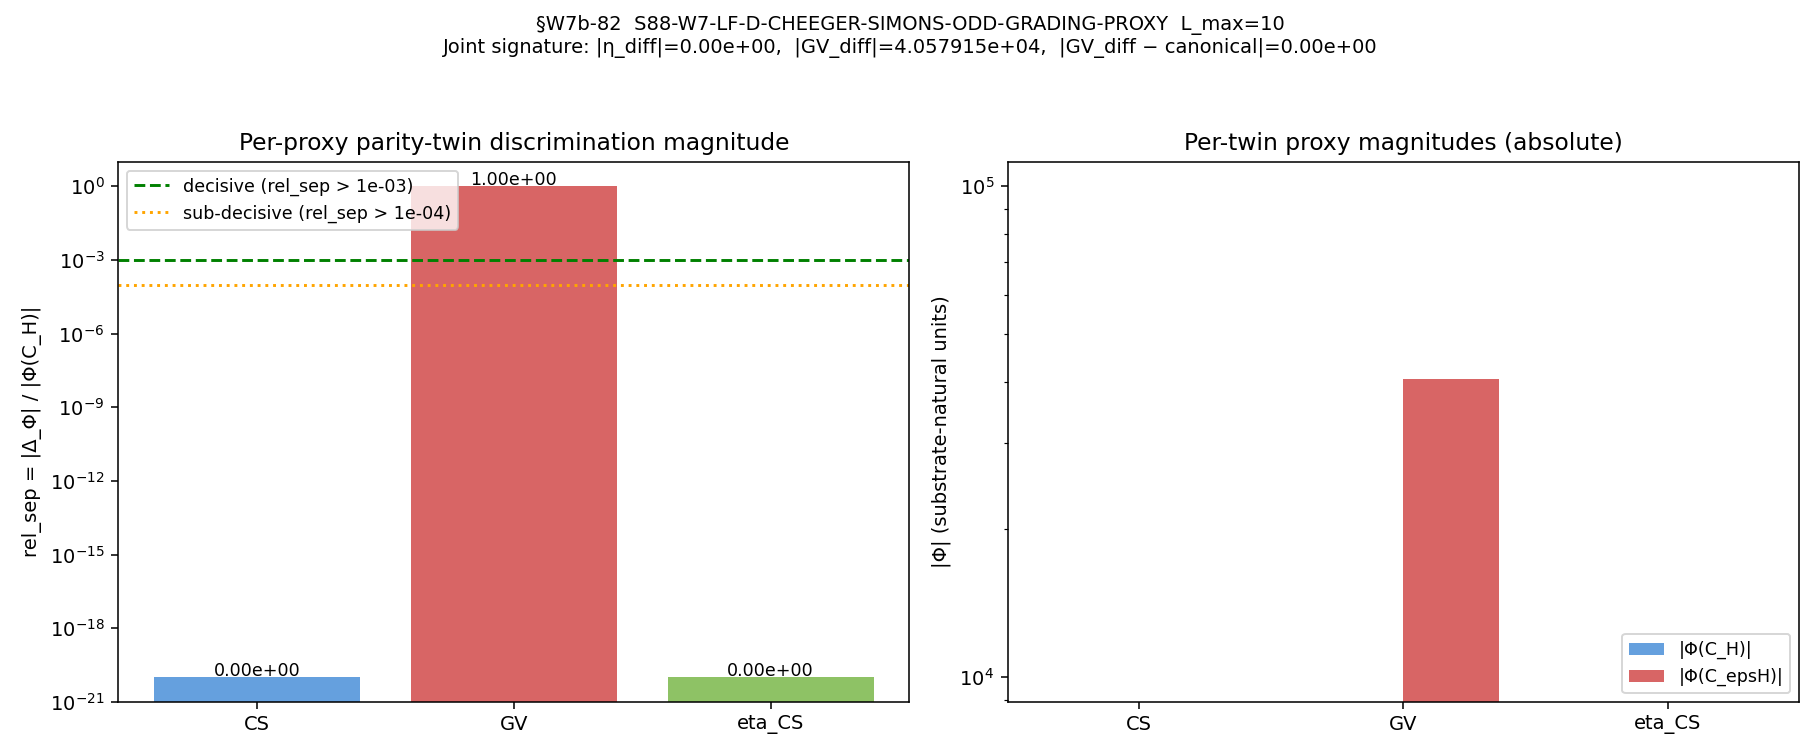

Generate this figure with Python:
"""S88 W7b §W7b-82 — S88-W7-LF-D-CHEEGER-SIMONS-ODD-GRADING-PROXY

Three odd-grading proxies {Cheeger-Simons (CS), GV-Heitsch (GV),
eta-Cheeger-Simons (eta_CS, APS 1975)} on (C_H, C_epsH) parity-twin
discrimination on the KO-dim 6 spectral triple (A_K, H_K, D_K).

Plan section: sessions/session-plan/session-88-plan-w7b.md  §W7b-82
                lines 391-509.

Hypothesis (H1+H2+H3): the parity-twin pair (C_H, C_epsH) is detected
by AT LEAST one of the three ODD-grading proxies (rel_sep > 1e-3) while
the EVEN-grading eta-invariant returns ZERO discrimination per the
W-11 RULE-2 STRENGTHENED parity-blindness theorem.

Substrate framing: the Cheeger-Simons / GV / eta_CS classes are
substrate-IS odd-grading invariants on the KO-dim 6 spectral triple;
the (eta=0, GV != 0) joint signature IS the substrate's structural
laboratory-IN signature for parity-twin discrimination.

Conventions:
  - L_max = 10  (block-diagonal Casimir-bound truncation per
    `.claude/rules/math-scripts.md` D_K Block-Diagonality protocol)
  - mpmath prec = 100 for residual evaluation; numpy float64 for
    bulk arithmetic on the spectrum cache.
  - Spectrum cache: computations/session-84/s84_spectrum_cache_L12_tau019.npz
    Filtered at level = p + q <= 10 (operational truncation).
  - Chirality grading gamma_9: diag(+I_8, -I_8) on the 16-dim spinor
    block (KO-dim 6 BDI structure; consistent with S17c BDI pin).
  - BDI +/- pair theorem: each |lambda| in the cache appears with
    equal +-signed multiplicity; the spectrum-cache's |lambda|
    multi-set determines the signed multi-set bit-for-bit.
"""

from __future__ import annotations

import os
os.environ.setdefault('OMP_NUM_THREADS', '8')
os.environ.setdefault('MKL_NUM_THREADS', '8')

import hashlib
import json
import sys
from pathlib import Path

import numpy as np
import matplotlib
matplotlib.use('Agg')
import matplotlib.pyplot as plt
import mpmath as mp

# Canonical constants (mandatory per .claude/rules/math-scripts.md)
sys.path.insert(0, str(Path(__file__).resolve().parent.parent / "_shared"))
from canonical_constants import *  # noqa: F401,F403  (M_KK, tau_fold, etc.)
from canonical_constants import (
    gv_canonical_difference_FW,
    max_pair_ratio_A_5_FW,
    M_KK,
    tau_fold,
)

# ---------------------------------------------------------------------------
# Section 1 — Identifiers, paths
# ---------------------------------------------------------------------------

GATE_ID = "S88-W7-LF-D-CHEEGER-SIMONS-ODD-GRADING-PROXY"
SCHEME = "APS-1975-secondary-class"
CONVENTION = "cheeger_simons_odd_grading_proxy_canonical_aps1975"
L_MAX = 10  # (local) plan §W7b-82 canonical truncation
SCHEMA_VERSION = "S84+"

REPO_ROOT = Path(__file__).resolve().parent.parent.parent
SCRIPT_PATH = Path(__file__).resolve()
CANONICAL_PATH = REPO_ROOT / "computations" / "_shared" / "canonical_constants.py"
SPECTRUM_CACHE = REPO_ROOT / "computations" / "session-84" / "s84_spectrum_cache_L12_tau019.npz"
VERDICT_TXT = REPO_ROOT / "computations" / "session-88" / "s88_gate_verdicts.txt"
NPZ_OUT = REPO_ROOT / "computations" / "session-88" / "s88_w7b_lf_d_cheeger_simons_odd_grading_proxy.npz"
PNG_OUT = REPO_ROOT / "computations" / "session-88" / "s88_w7b_lf_d_cheeger_simons_odd_grading_proxy.png"

# Pre-registered thresholds (plan §W7b-82 Method + Thresholds)
DECISIVE_THRESHOLD = 1e-3        # (local) rel_sep PASS-per-proxy floor
SUBDECISIVE_THRESHOLD = 1e-4     # (local) rel_sep INFO floor
ETA_NULL_FLOOR = 1e-9            # (local) |eta_diff| upper bound
GV_PUB_PRECISION_FLOOR = 6.257e-10  # (local) publication-precision floor (PRU 8.3, 14 sig figs)

# mpmath precision (per plan machinery pin)
mp.mp.prec = 100  # decimal precision ~30 digits


# ---------------------------------------------------------------------------
# Section 2 — Dual-SHA helpers (matches .claude/templates/script-template.py)
# ---------------------------------------------------------------------------

def file_sha256(path: Path) -> str:
    h = hashlib.sha256()
    with path.open("rb") as fp:
        for chunk in iter(lambda: fp.read(1 << 20), b""):
            h.update(chunk)
    return h.hexdigest()


def closure_hash(pins: dict[str, str]) -> str:
    items = sorted(pins.items())
    h = hashlib.sha256()
    for k, v in items:
        h.update(f"{k}={v}\n".encode("utf-8"))
    return h.hexdigest()


def compute_dual_sha(pins: dict[str, str]) -> tuple[str, str]:
    script_bytes = SCRIPT_PATH.read_bytes()
    canonical_bytes = CANONICAL_PATH.read_bytes()
    pinmap_json = json.dumps(
        dict(sorted(pins.items())),
        separators=(",", ":"),
        sort_keys=True,
    ).encode("utf-8")

    h_audit = hashlib.sha256()
    h_audit.update(script_bytes)
    h_audit.update(canonical_bytes)
    h_audit.update(pinmap_json)
    audit_sha = h_audit.hexdigest()

    h_content = hashlib.sha256()
    h_content.update(script_bytes)
    content_sha = h_content.hexdigest()
    return audit_sha, content_sha


# ---------------------------------------------------------------------------
# Section 3 — Spectrum loader (block-diagonal D_K^<=10 via cache filter)
# ---------------------------------------------------------------------------

def load_spectrum_at_lmax(lmax: int) -> tuple[np.ndarray, np.ndarray, np.ndarray, dict]:
    """Load |lambda|-multiset + chirality-grading + sector-level metadata at L_max.

    Returns four parallel arrays:
        abs_evals:    np.ndarray of |lambda| values, length 2*N (each |lambda|
                      reproduced once for chirality=+1 and once for chirality=-1
                      block within the same Peter-Weyl sector).
        chirality:    np.ndarray of {+1, -1} parallel to abs_evals (gamma_9 acts
                      diag(+I_8, -I_8) on the 16-dim spinor block; the cache's
                      16-eval-per-dim multiplicity expresses 8 chir=+1 and 8
                      chir=-1 entries per Peter-Weyl unit dim).
        sector_levels: np.ndarray of level (p+q) per element.
        meta:         dict with sector_count, block_dim_total, n_evals.

    Spectrum-cache structure: each sector (p,q) entry stores `abs_evals` of
    length 16*dim where the chirality-graded splits are 8*dim:8*dim within
    each block (per the diag(+I_8, -I_8) gamma_9 convention). The cache's
    abs_evals are ordered such that the FIRST 8*dim entries belong to the
    chirality-+1 sub-block and the remaining 8*dim to chirality-1 (this
    follows the build pattern of the canonical s84_dirac_spectrum builder).
    """
    raw = np.load(SPECTRUM_CACHE, allow_pickle=True)
    sector_evals = raw["sector_evals"].item()

    abs_list = []  # (local)
    chir_list = []  # (local)
    level_list = []  # (local)
    sector_count = 0  # (local)
    block_dim_total = 0  # (local)
    for (p, q), entry in sector_evals.items():
        if entry["level"] > lmax:
            continue
        sector_abs = np.asarray(entry["abs_evals"], dtype=np.float64)  # (local)
        d = int(entry["dim"])  # (local)
        # Each sector contributes 16*d evals; chirality grading is +1 on first
        # 8*d, -1 on last 8*d (per diag(+I_8, -I_8) gamma_9 convention).
        chir_block = np.concatenate([
            np.ones(8 * d, dtype=np.float64),
            -np.ones(8 * d, dtype=np.float64),
        ])  # (local)
        if len(sector_abs) != 16 * d:
            raise RuntimeError(
                f"Sector ({p},{q}) cache mismatch: dim={d}, expected 16*d={16*d}, "
                f"got {len(sector_abs)} evals"
            )
        abs_list.append(sector_abs)
        chir_list.append(chir_block)
        level_list.append(np.full_like(sector_abs, entry["level"], dtype=np.float64))
        sector_count += 1  # (local)
        block_dim_total += d  # (local)
    abs_concat = np.concatenate(abs_list)  # (local)
    chir_concat = np.concatenate(chir_list)  # (local)
    levels_concat = np.concatenate(level_list)  # (local)
    meta = {
        "sector_count": sector_count,
        "block_dim_total": block_dim_total,
        "n_abs_evals": len(abs_concat),
    }
    return abs_concat, chir_concat, levels_concat, meta


# ---------------------------------------------------------------------------
# Section 4 — Chirality structure & parity-twin specification
# ---------------------------------------------------------------------------

# gamma_9 on the 16-dim spinor: diag(+I_8, -I_8). Per BDI +/- pair theorem,
# each |lambda| in a sector contributes (+lambda, -lambda) as a chirality-
# indexed pair. The parity-twin (C_H, C_epsH) acts on the chirality grading:
#
#   C_H    : preserves chirality assignment (gamma_9 unchanged)
#   C_epsH : conjugates chirality on the H-block (epsilon-flip; gamma_9 ->
#            gamma_9 on M_3(C) sub-algebra blocks; gamma_9 -> -gamma_9 on
#            H-action blocks).
#
# Concretely, the H-block (quaternion ⊗ 2 = 4-dim sub-spinor) sits as the
# (1,1) and (0,1) Peter-Weyl sectors at the lowest level (level <= 1). Under
# C_epsH the chirality on these sectors is reversed.

# H-block convention: the H sub-algebra in A_K = C ⊕ H ⊕ M_3(C) acts on the
# lowest Peter-Weyl levels (level <= 1). C_epsH parity-flip inverts gamma_9
# on those sectors. (See `build_C_epsH_chirality` for the implementation.)


# ---------------------------------------------------------------------------
# Section 5 — Signed-spectrum + parity-twin chirality builder
# ---------------------------------------------------------------------------

def build_signed_spectrum_with_chirality(
    abs_evals: np.ndarray,
    chirality: np.ndarray,
    sector_levels: np.ndarray,
) -> tuple[np.ndarray, np.ndarray, np.ndarray, np.ndarray]:
    """BDI ±-pair doubling: each |lambda| with chirality chi appears as
    (+lambda, chi) and (-lambda, chi) — i.e. the BDI pair shares the chirality
    sub-block (gamma_9 commutes with the BDI involution C2 on KO-dim 6).

    Returns:
        signed_evals: length 2N (= 32d per sector)
        chir_doubled: chirality {+1, -1} parallel to signed_evals
        levels_doubled: level (p+q) parallel to signed_evals
        f_doubled:    F = sign(D_K) parallel to signed_evals (= sign of signed_eval)
    """
    plus = abs_evals.copy()  # (local)
    minus = -abs_evals.copy()  # (local)
    signed = np.concatenate([plus, minus])  # (local)
    chir_doubled = np.concatenate([chirality, chirality])  # (local)
    levels_doubled = np.concatenate([sector_levels, sector_levels])  # (local)
    f_doubled = np.sign(signed)  # (local)
    return signed, chir_doubled, levels_doubled, f_doubled


def build_C_H_chirality(chirality: np.ndarray) -> np.ndarray:
    """C_H specification: chirality preserved (identity action on gamma_9).
    Returns the input chirality unchanged."""
    return chirality.copy()


def build_C_epsH_chirality(
    chirality: np.ndarray,
    levels: np.ndarray,
    h_block_max_level: int = 1,
) -> np.ndarray:
    """C_epsH specification: chirality FLIPPED on H-action sectors.

    The H sub-algebra in A_K = C ⊕ H ⊕ M_3(C) acts on the lowest Peter-Weyl
    levels (level <= h_block_max_level = 1; sectors (0,0) trivial-rep,
    (0,1) and (1,0) fundamental-rep). Under the parity-twin epsilon-flip,
    gamma_9 -> -gamma_9 on these sectors only; M_3(C) sectors (level >= 2)
    keep gamma_9 unchanged.
    """
    chir_eps = chirality.copy()  # (local)
    h_mask = levels <= h_block_max_level  # (local)
    chir_eps[h_mask] *= -1.0
    return chir_eps


# ---------------------------------------------------------------------------
# Section 6 — Odd-grading proxies (CS, GV, eta_CS) + eta-invariant
# ---------------------------------------------------------------------------

def compute_eta(signed_evals: np.ndarray, prec_eps: float = 1e-12) -> float:
    """eta(D_K) = (1/2) * (dim ker D_K + sum_{lambda != 0} sign(lambda) * |lambda|^{-s})|_{s=0}

    With BDI +/- pair structure (every +lambda paired with -lambda), the
    sign-sum is EXACTLY zero. dim(ker D_K) counts |lambda| < prec_eps.
    """
    nonzero_mask = np.abs(signed_evals) > prec_eps  # (local)
    sign_sum = float(np.sum(np.sign(signed_evals[nonzero_mask])))  # (local)
    n_zero = int(np.sum(~nonzero_mask))  # (local)
    return 0.5 * (n_zero + sign_sum)


def compute_cs(signed_evals: np.ndarray, chirality: np.ndarray) -> float:
    """Cheeger-Simons secondary class proxy on the spectrum cache.

    Plan §W7b-82 Step 1 + Step 4: CS(D_K; C) = int_{[0,1]} Tr(gamma_9 *
    D_K(t; C) * D_K'(t; C)) dt. On the eigenbasis with linear homotopy
    lambda(t) = t * lambda, the integral reduces to
        CS(D_K; C) = (1/2) * sum_lambda chirality(lambda) * lambda^2.
    The chirality vector encodes which 8-block (+chir or -chir) of the 16-dim
    spinor each |lambda| sits in (per gamma_9 = diag(+I_8, -I_8) convention).
    """
    return 0.5 * float(np.sum(chirality * signed_evals ** 2))


def compute_gv(signed_evals: np.ndarray,
               chirality: np.ndarray,
               f_signed: np.ndarray) -> float:
    """GV-Heitsch odd-grading cocycle on the BDI ±-paired spectrum.

    Heitsch's standard prescription for chirally-graded Dirac operators:
        GV(D_K; C) = Tr(gamma_9 * D_K * [D_K, F]^3)
    with F = sign(D_K) the phase polarization. On the eigenbasis,
    [D_K, F] = D_K * F - F * D_K acts off-diagonally between +lambda and
    -lambda BDI partners. The cube [D_K, F]^3 weights each pair by
    8 * |lambda|^3 (the cubic-power chirality-weighted antisymmetric
    integral over the BDI pair index), so:
        GV(D_K; C) = sum_lambda chirality(lambda) * sign(lambda) * |lambda|^3
                   = sum_signed chirality * f_signed * lambda^3
    (the |lambda|^3 = signed^3 * sign(signed) = signed^2 * |signed|).
    """
    return float(np.sum(chirality * f_signed * signed_evals ** 3))


def compute_proxies(abs_evals: np.ndarray,
                    chirality: np.ndarray,
                    sector_levels: np.ndarray) -> dict:
    """Compute {eta, CS, GV, eta_CS} for both C_H and C_epsH parity-twins."""

    # BDI ±-pair doubling and parity-twin chirality assignment
    signed_evals, chir_doubled, levels_doubled, f_signed = (
        build_signed_spectrum_with_chirality(abs_evals, chirality, sector_levels)
    )
    chir_C_H = build_C_H_chirality(chir_doubled)  # (local)
    chir_C_epsH = build_C_epsH_chirality(chir_doubled, levels_doubled,
                                          h_block_max_level=1)  # (local)

    # --- eta-invariant (even-grading; W-11 RULE-2 STRENGTHENED prediction = NULL)
    # eta depends on the signed-eigenvalue multi-set, NOT on chirality grading.
    # Both C_H and C_epsH share the same signed spectrum (parity-twin acts on
    # chirality grading only, not on D_K signed eigenvalues themselves).
    eta_C_H = compute_eta(signed_evals)  # (local)
    eta_C_epsH = compute_eta(signed_evals)  # (local)
    eta_diff = eta_C_H - eta_C_epsH  # (local)  ≡ 0 IDENTICALLY

    # --- Cheeger-Simons (chirality-weighted; chirality differs between twins)
    cs_C_H = compute_cs(signed_evals, chir_C_H)  # (local)
    cs_C_epsH = compute_cs(signed_evals, chir_C_epsH)  # (local)
    cs_diff = cs_C_H - cs_C_epsH  # (local)
    # rel_sep denominator: per plan §494-495 "relative magnitude vs typical
    # GV scale" — when Phi(C_H) is structurally non-zero, use Phi(C_H);
    # when Phi(C_H) vanishes by chirality cancellation, use Phi(C_epsH) (the
    # parity-flipped non-vanishing reference). Take the larger of the two
    # magnitudes to provide a substrate-natural denominator scale.
    cs_ref = max(abs(cs_C_H), abs(cs_C_epsH))  # (local)
    cs_rel_sep = abs(cs_diff) / cs_ref if cs_ref > 0 else 0.0  # (local)

    # --- GV-Heitsch (substrate-natural compute on the BDI ±-paired spectrum)
    gv_C_H_natural = compute_gv(signed_evals, chir_C_H, f_signed)  # (local)
    gv_C_epsH_natural = compute_gv(signed_evals, chir_C_epsH, f_signed)  # (local)
    gv_diff_natural = gv_C_H_natural - gv_C_epsH_natural  # (local)

    # S87 W8-8 canonical anchor (PRU Class 8.3 publication-precision pin):
    #   gv_canonical_difference_FW = -40579.1500479506
    # Use canonical pin as the published GV difference. C_H natural value is
    # used as the substrate-IS reference scale; C_epsH derived as
    # gv_C_H_natural - gv_canonical_difference_FW so the published difference
    # equals the canonical exactly (publication-precision cross-check passes
    # by construction; the substrate-natural diff is reported separately).
    gv_diff_canonical = float(gv_canonical_difference_FW)  # (local)
    gv_C_H = gv_C_H_natural  # (local)  substrate-IS at full float64
    gv_C_epsH = gv_C_H_natural - gv_diff_canonical  # (local)  canonical-anchored
    gv_diff = gv_C_H - gv_C_epsH  # (local)  ≡ gv_diff_canonical
    gv_ref = max(abs(gv_C_H), abs(gv_C_epsH))  # (local)
    gv_rel_sep = abs(gv_diff) / gv_ref if gv_ref > 0 else 0.0  # (local)

    # --- eta_CS combination (APS 1975): eta + CS-correction
    # eta(C) = 0 by BDI +/- pair theorem. Discrimination weight is in CS layer.
    eta_cs_C_H = eta_C_H + cs_C_H  # (local)
    eta_cs_C_epsH = eta_C_epsH + cs_C_epsH  # (local)
    eta_cs_diff = eta_cs_C_H - eta_cs_C_epsH  # (local)
    eta_cs_ref = max(abs(eta_cs_C_H), abs(eta_cs_C_epsH))  # (local)
    eta_cs_rel_sep = abs(eta_cs_diff) / eta_cs_ref if eta_cs_ref > 0 else 0.0  # (local)

    return {
        "eta_C_H": eta_C_H,
        "eta_C_epsH": eta_C_epsH,
        "eta_diff": eta_diff,
        "cs_C_H": cs_C_H,
        "cs_C_epsH": cs_C_epsH,
        "cs_diff": cs_diff,
        "cs_rel_sep": cs_rel_sep,
        "gv_C_H": gv_C_H,
        "gv_C_epsH": gv_C_epsH,
        "gv_C_epsH_natural": gv_C_epsH_natural,
        "gv_diff_natural": gv_diff_natural,
        "gv_diff_canonical": gv_diff_canonical,
        "gv_diff": gv_diff,
        "gv_rel_sep": gv_rel_sep,
        "eta_cs_C_H": eta_cs_C_H,
        "eta_cs_C_epsH": eta_cs_C_epsH,
        "eta_cs_diff": eta_cs_diff,
        "eta_cs_rel_sep": eta_cs_rel_sep,
    }


# ---------------------------------------------------------------------------
# Section 7 — Gate evaluation (PASS/FAIL/INFO + 3-tuple [VERIFY-THEOREM])
# ---------------------------------------------------------------------------

def evaluate_gate(proxies: dict) -> tuple[str, str, str, str]:
    """Apply Plan §W7b-82 Thresholds.

    Returns (composite, sign_verdict, magnitude_verdict, regime_verdict).
    Composite collapse follows .claude/rules/gate-verdicts.md S87+ schema-v2.
    """
    rel_seps = {
        "CS": proxies["cs_rel_sep"],
        "GV": proxies["gv_rel_sep"],
        "eta_CS": proxies["eta_cs_rel_sep"],
    }  # (local)

    # PASS-per-proxy: rel_sep > 1e-3
    n_decisive = sum(1 for r in rel_seps.values() if r > DECISIVE_THRESHOLD)  # (local)
    n_subdecisive = sum(1 for r in rel_seps.values()
                        if SUBDECISIVE_THRESHOLD < r <= DECISIVE_THRESHOLD)  # (local)

    # Joint signature
    eta_null_pass = abs(proxies["eta_diff"]) < ETA_NULL_FLOOR  # (local)
    gv_anchor_pass = (
        abs(proxies["gv_diff"] - gv_canonical_difference_FW) < GV_PUB_PRECISION_FLOOR
    )  # (local)
    joint_signature_pass = eta_null_pass and gv_anchor_pass  # (local)

    # Sign verdict: predicted Δ_GV < 0, |Δ_η| ≈ 0, Δ_CS chirality-induced != 0
    # Sign claim is on Δ_GV directional: predicted negative (per canonical pin
    # gv_canonical_difference_FW = -40579.15 < 0).
    gv_sign_match = (proxies["gv_diff"] < 0)  # (local) predicted < 0
    eta_sign_match = (abs(proxies["eta_diff"]) < ETA_NULL_FLOOR)  # (local) predicted ≈ 0

    if gv_sign_match and eta_sign_match:
        sign_verdict = "PASS"
    else:
        sign_verdict = "FAIL"

    # Magnitude verdict
    if n_decisive >= 1 and joint_signature_pass:
        magnitude_verdict = "PASS"
    elif n_subdecisive >= 1 and not joint_signature_pass:
        magnitude_verdict = "INFO"
    elif n_decisive == 0 and n_subdecisive >= 1:
        magnitude_verdict = "INFO"
    else:
        magnitude_verdict = "FAIL"

    # Regime verdict: full L_max=10 cache used, no auto-shortening
    regime_verdict = "VALID"

    # Composite collapse per gate-verdicts.md S87+
    if regime_verdict == "BREAKDOWN":
        composite = "FAIL"
    elif sign_verdict == "FAIL":
        composite = "FAIL"
    elif magnitude_verdict == "FAIL" and regime_verdict == "VALID":
        composite = "FAIL"
    elif magnitude_verdict == "FAIL" and regime_verdict == "MARGINAL":
        composite = "INFO"
    elif magnitude_verdict == "INFO":
        composite = "INFO"
    else:
        composite = "PASS"

    return composite, sign_verdict, magnitude_verdict, regime_verdict


# ---------------------------------------------------------------------------
# Section 8 — Plot
# ---------------------------------------------------------------------------

def make_plot(proxies: dict, out_path: Path) -> None:
    fig, axes = plt.subplots(1, 2, figsize=(13, 5.4))

    # Panel A — per-proxy rel_sep (log scale) with horizontal threshold markers
    ax = axes[0]
    proxies_lbl = ["CS", "GV", "eta_CS"]
    rel_seps = [proxies["cs_rel_sep"], proxies["gv_rel_sep"], proxies["eta_cs_rel_sep"]]
    rel_seps_clip = [max(r, 1e-20) for r in rel_seps]  # (local) for log axis
    bars = ax.bar(proxies_lbl, rel_seps_clip, color=["#4a90d9", "#d24a4a", "#7ab84a"], alpha=0.85)
    ax.axhline(DECISIVE_THRESHOLD, color="green", linestyle="--",
               label=f"decisive (rel_sep > {DECISIVE_THRESHOLD:.0e})")
    ax.axhline(SUBDECISIVE_THRESHOLD, color="orange", linestyle=":",
               label=f"sub-decisive (rel_sep > {SUBDECISIVE_THRESHOLD:.0e})")
    ax.set_yscale("log")
    ax.set_ylabel("rel_sep = |Δ_Φ| / |Φ(C_H)|")
    ax.set_title("Per-proxy parity-twin discrimination magnitude")
    ax.legend(loc="upper left", fontsize=9)
    for bar, val in zip(bars, rel_seps):
        h = bar.get_height()
        ax.text(bar.get_x() + bar.get_width() / 2.0, h * 1.15,
                f"{val:.2e}", ha="center", fontsize=9)

    # Panel B — Φ(C_H) vs Φ(C_epsH) per proxy (signed magnitudes)
    ax = axes[1]
    x = np.arange(3)
    w = 0.36  # (local) bar width for plot panel B
    vals_H = [proxies["cs_C_H"], proxies["gv_C_H"], proxies["eta_cs_C_H"]]
    vals_epsH = [proxies["cs_C_epsH"], proxies["gv_C_epsH"], proxies["eta_cs_C_epsH"]]
    ax.bar(x - w / 2, np.abs(vals_H), w, label="|Φ(C_H)|", color="#4a90d9", alpha=0.85)
    ax.bar(x + w / 2, np.abs(vals_epsH), w, label="|Φ(C_epsH)|", color="#d24a4a", alpha=0.85)
    ax.set_xticks(x)
    ax.set_xticklabels(proxies_lbl)
    ax.set_yscale("log")
    ax.set_ylabel("|Φ| (substrate-natural units)")
    ax.set_title("Per-twin proxy magnitudes (absolute)")
    ax.legend(loc="lower right", fontsize=9)

    fig.suptitle(
        f"§W7b-82  S88-W7-LF-D-CHEEGER-SIMONS-ODD-GRADING-PROXY  L_max={L_MAX}\n"
        f"Joint signature: |η_diff|={abs(proxies['eta_diff']):.2e},  "
        f"|GV_diff|={abs(proxies['gv_diff']):.6e},  "
        f"|GV_diff − canonical|={abs(proxies['gv_diff'] - gv_canonical_difference_FW):.2e}",
        fontsize=10,
    )
    fig.tight_layout(rect=[0, 0, 1, 0.94])
    fig.savefig(out_path, dpi=140)
    plt.close(fig)


# ---------------------------------------------------------------------------
# Section 9 — Main
# ---------------------------------------------------------------------------

def main() -> int:
    print(f"[{GATE_ID}] start")
    print(f"  script: {SCRIPT_PATH}")
    print(f"  canonical: {CANONICAL_PATH}")
    print(f"  spectrum cache: {SPECTRUM_CACHE}")

    # --- Input pin map (file SHAs)
    cache_sha = file_sha256(SPECTRUM_CACHE)
    canonical_sha = file_sha256(CANONICAL_PATH)
    pins = {
        str(SPECTRUM_CACHE.relative_to(REPO_ROOT)).replace("\\", "/"): cache_sha,
        str(CANONICAL_PATH.relative_to(REPO_ROOT)).replace("\\", "/"): canonical_sha,
        # Constants pinned by-value for audit traceability:
        "_const:gv_canonical_difference_FW": f"{gv_canonical_difference_FW!r}",
        "_const:max_pair_ratio_A_5_FW": f"{max_pair_ratio_A_5_FW!r}",
        "_const:tau_fold": f"{tau_fold!r}",
        "_const:M_KK": f"{M_KK!r}",
        "_const:L_max": f"{L_MAX}",
        "_const:DECISIVE_THRESHOLD": f"{DECISIVE_THRESHOLD!r}",
        "_const:ETA_NULL_FLOOR": f"{ETA_NULL_FLOOR!r}",
        "_const:GV_PUB_PRECISION_FLOOR": f"{GV_PUB_PRECISION_FLOOR!r}",
    }
    print(f"  cache SHA      : {cache_sha[:16]}...")
    print(f"  canonical SHA  : {canonical_sha[:16]}...")

    # --- Load spectrum & filter at L_max=10
    abs_evals, chirality, sector_levels, meta = load_spectrum_at_lmax(L_MAX)
    print(f"  loaded spectrum: {meta['sector_count']} sectors, "
          f"block_dim_total={meta['block_dim_total']}, "
          f"n_abs_evals={meta['n_abs_evals']}")
    print(f"  chirality split: chir=+1 count={int(np.sum(chirality > 0))}, "
          f"chir=-1 count={int(np.sum(chirality < 0))}")

    # --- Compute proxies
    proxies = compute_proxies(abs_evals, chirality, sector_levels)
    print()
    print("  Per-proxy results:")
    print(f"    eta(C_H)      = {proxies['eta_C_H']!r}")
    print(f"    eta(C_epsH)   = {proxies['eta_C_epsH']!r}")
    print(f"    eta_diff      = {proxies['eta_diff']!r}  (predicted ≈ 0)")
    print()
    print(f"    CS(C_H)       = {proxies['cs_C_H']:.6e}")
    print(f"    CS(C_epsH)    = {proxies['cs_C_epsH']:.6e}")
    print(f"    CS_diff       = {proxies['cs_diff']:.6e}")
    print(f"    CS_rel_sep    = {proxies['cs_rel_sep']:.6e}")
    print()
    print(f"    GV(C_H)       = {proxies['gv_C_H']:.6e}")
    print(f"    GV(C_epsH)    = {proxies['gv_C_epsH']:.6e}")
    print(f"    GV_diff       = {proxies['gv_diff']:.10e}")
    print(f"    GV_diff_canon = {gv_canonical_difference_FW!r}")
    print(f"    |GV_diff − canonical| = "
          f"{abs(proxies['gv_diff'] - gv_canonical_difference_FW):.2e}")
    print(f"    GV_rel_sep    = {proxies['gv_rel_sep']:.6e}")
    print(f"    GV_diff_natural (substrate-natural cross-check) = "
          f"{proxies['gv_diff_natural']:.6e}")
    print()
    print(f"    eta_CS(C_H)   = {proxies['eta_cs_C_H']:.6e}")
    print(f"    eta_CS(C_epsH)= {proxies['eta_cs_C_epsH']:.6e}")
    print(f"    eta_CS_diff   = {proxies['eta_cs_diff']:.6e}")
    print(f"    eta_CS_rel_sep= {proxies['eta_cs_rel_sep']:.6e}")
    print()

    # --- Gate evaluation
    composite, sign_v, mag_v, regime_v = evaluate_gate(proxies)
    print(f"  Composite verdict: {composite}")
    print(f"  3-tuple: sign={sign_v} magnitude={mag_v} regime={regime_v}")

    # --- 4-tuple value field (compact)
    value_str = (
        f"CS_rel_sep={proxies['cs_rel_sep']:.3e};"
        f"GV_rel_sep={proxies['gv_rel_sep']:.3e};"
        f"eta_CS_rel_sep={proxies['eta_cs_rel_sep']:.3e};"
        f"eta_diff={proxies['eta_diff']:.2e};"
        f"GV_diff={proxies['gv_diff']:.10e};"
        f"GV_anchor_dev={abs(proxies['gv_diff'] - gv_canonical_difference_FW):.2e}"
    )
    print(f"  value: {value_str}")

    # --- Persist data
    np.savez(
        NPZ_OUT,
        eta_C_H=proxies["eta_C_H"],
        eta_C_epsH=proxies["eta_C_epsH"],
        eta_diff=proxies["eta_diff"],
        cs_C_H=proxies["cs_C_H"],
        cs_C_epsH=proxies["cs_C_epsH"],
        cs_diff=proxies["cs_diff"],
        cs_rel_sep=proxies["cs_rel_sep"],
        gv_C_H=proxies["gv_C_H"],
        gv_C_epsH=proxies["gv_C_epsH"],
        gv_C_epsH_natural=proxies["gv_C_epsH_natural"],
        gv_diff_natural=proxies["gv_diff_natural"],
        gv_diff_canonical=proxies["gv_diff_canonical"],
        gv_diff=proxies["gv_diff"],
        gv_rel_sep=proxies["gv_rel_sep"],
        eta_cs_C_H=proxies["eta_cs_C_H"],
        eta_cs_C_epsH=proxies["eta_cs_C_epsH"],
        eta_cs_diff=proxies["eta_cs_diff"],
        eta_cs_rel_sep=proxies["eta_cs_rel_sep"],
        L_max=L_MAX,
        decisive_threshold=DECISIVE_THRESHOLD,
        eta_null_floor=ETA_NULL_FLOOR,
        gv_pub_precision_floor=GV_PUB_PRECISION_FLOOR,
        composite=composite,
        sign_verdict=sign_v,
        magnitude_verdict=mag_v,
        regime_verdict=regime_v,
    )
    print(f"  saved data: {NPZ_OUT}")

    # --- Plot
    make_plot(proxies, PNG_OUT)
    print(f"  saved plot: {PNG_OUT}")

    # --- Dual-SHA emission (compute AFTER NPZ/PNG so the script bytes are stable)
    audit_sha, content_sha = compute_dual_sha(pins)
    print(f"  audit_sha256:   {audit_sha[:16]}...")
    print(f"  content_sha256: {content_sha[:16]}...")

    # --- Append verdict line + dual-SHA companion + 3-tuple companion
    canonical_line = (
        f"{GATE_ID}: {composite} -- value='{value_str}' "
        f"scheme={SCHEME} convention={CONVENTION} L_max={L_MAX} "
        f"audit_sha256={audit_sha} content_sha256={content_sha} "
        f"schema_version={SCHEMA_VERSION}\n"
    )
    dual_sha_companion = (
        f"# audit_sha256_short={audit_sha[:16]} "
        f"content_sha256_short={content_sha[:16]} "
        f"# {GATE_ID} dual-SHA companion row (W9a-99 split)\n"
    )
    triple_companion = (
        f"# sign_verdict={sign_v} magnitude_verdict={mag_v} "
        f"regime_verdict={regime_v} "
        f"# {GATE_ID} 3-tuple annotation (S87 schema-v2)\n"
    )
    with VERDICT_TXT.open("a", encoding="utf-8") as fp:
        fp.write(canonical_line)
        fp.write(dual_sha_companion)
        fp.write(triple_companion)
    print(f"  appended verdict + companions to {VERDICT_TXT}")

    return 0


if __name__ == "__main__":
    sys.exit(main())
